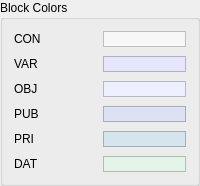
          <widget class="QGroupBox" name="groupBox_Block">
           <property name="title">
            <string>Block Colors</string>
           </property>
           <layout class="QGridLayout" name="gridLayout_2">
            <property name="verticalSpacing">
             <number>9</number>
            </property>
            <item row="0" column="0">
             <widget class="QLabel" name="Block_CON">
              <property name="sizePolicy">
               <sizepolicy hsizetype="Preferred" vsizetype="Preferred">
                <horstretch>0</horstretch>
                <verstretch>0</verstretch>
               </sizepolicy>
              </property>
              <property name="text">
               <string>CON</string>
              </property>
             </widget>
            </item>
            <item row="0" column="1">
             <widget class="ColorChooser" name="color_Block_CON">
              <property name="sizePolicy">
               <sizepolicy hsizetype="Preferred" vsizetype="Preferred">
                <horstretch>0</horstretch>
                <verstretch>0</verstretch>
               </sizepolicy>
              </property>
              <property name="palette">
               <palette>
                <active>
                 <colorrole role="Base">
                  <brush brushstyle="SolidPattern">
                   <color alpha="255">
                    <red>252</red>
                    <green>252</green>
                    <blue>252</blue>
                   </color>
                  </brush>
                 </colorrole>
                 <colorrole role="Window">
                  <brush brushstyle="SolidPattern">
                   <color alpha="255">
                    <red>247</red>
                    <green>247</green>
                    <blue>247</blue>
                   </color>
                  </brush>
                 </colorrole>
                </active>
                <inactive>
                 <colorrole role="Base">
                  <brush brushstyle="SolidPattern">
                   <color alpha="255">
                    <red>252</red>
                    <green>252</green>
                    <blue>252</blue>
                   </color>
                  </brush>
                 </colorrole>
                 <colorrole role="Window">
                  <brush brushstyle="SolidPattern">
                   <color alpha="255">
                    <red>247</red>
                    <green>247</green>
                    <blue>247</blue>
                   </color>
                  </brush>
                 </colorrole>
                </inactive>
                <disabled>
                 <colorrole role="Base">
                  <brush brushstyle="SolidPattern">
                   <color alpha="255">
                    <red>247</red>
                    <green>247</green>
                    <blue>247</blue>
                   </color>
                  </brush>
                 </colorrole>
                 <colorrole role="Window">
                  <brush brushstyle="SolidPattern">
                   <color alpha="255">
                    <red>247</red>
                    <green>247</green>
                    <blue>247</blue>
                   </color>
                  </brush>
                 </colorrole>
                </disabled>
               </palette>
              </property>
              <property name="autoFillBackground">
               <bool>true</bool>
              </property>
              <property name="frameShape">
               <enum>QFrame::StyledPanel</enum>
              </property>
              <property name="frameShadow">
               <enum>QFrame::Sunken</enum>
              </property>
              <property name="margin">
               <number>0</number>
              </property>
             </widget>
            </item>
            <item row="1" column="0">
             <widget class="QLabel" name="Block_VAR">
              <property name="sizePolicy">
               <sizepolicy hsizetype="Preferred" vsizetype="Preferred">
                <horstretch>0</horstretch>
                <verstretch>0</verstretch>
               </sizepolicy>
              </property>
              <property name="text">
               <string>VAR</string>
              </property>
             </widget>
            </item>
            <item row="1" column="1">
             <widget class="ColorChooser" name="color_Block_VAR">
              <property name="sizePolicy">
               <sizepolicy hsizetype="Preferred" vsizetype="Preferred">
                <horstretch>0</horstretch>
                <verstretch>0</verstretch>
               </sizepolicy>
              </property>
              <property name="palette">
               <palette>
                <active>
                 <colorrole role="Base">
                  <brush brushstyle="SolidPattern">
                   <color alpha="255">
                    <red>252</red>
                    <green>252</green>
                    <blue>252</blue>
                   </color>
                  </brush>
                 </colorrole>
                 <colorrole role="Window">
                  <brush brushstyle="SolidPattern">
                   <color alpha="255">
                    <red>229</red>
                    <green>230</green>
                    <blue>252</blue>
                   </color>
                  </brush>
                 </colorrole>
                </active>
                <inactive>
                 <colorrole role="Base">
                  <brush brushstyle="SolidPattern">
                   <color alpha="255">
                    <red>252</red>
                    <green>252</green>
                    <blue>252</blue>
                   </color>
                  </brush>
                 </colorrole>
                 <colorrole role="Window">
                  <brush brushstyle="SolidPattern">
                   <color alpha="255">
                    <red>229</red>
                    <green>230</green>
                    <blue>252</blue>
                   </color>
                  </brush>
                 </colorrole>
                </inactive>
                <disabled>
                 <colorrole role="Base">
                  <brush brushstyle="SolidPattern">
                   <color alpha="255">
                    <red>229</red>
                    <green>230</green>
                    <blue>252</blue>
                   </color>
                  </brush>
                 </colorrole>
                 <colorrole role="Window">
                  <brush brushstyle="SolidPattern">
                   <color alpha="255">
                    <red>229</red>
                    <green>230</green>
                    <blue>252</blue>
                   </color>
                  </brush>
                 </colorrole>
                </disabled>
               </palette>
              </property>
              <property name="autoFillBackground">
               <bool>true</bool>
              </property>
              <property name="frameShape">
               <enum>QFrame::StyledPanel</enum>
              </property>
              <property name="frameShadow">
               <enum>QFrame::Sunken</enum>
              </property>
              <property name="margin">
               <number>0</number>
              </property>
             </widget>
            </item>
            <item row="2" column="0">
             <widget class="QLabel" name="Block_OBJ">
              <property name="sizePolicy">
               <sizepolicy hsizetype="Preferred" vsizetype="Preferred">
                <horstretch>0</horstretch>
                <verstretch>0</verstretch>
               </sizepolicy>
              </property>
              <property name="text">
               <string>OBJ</string>
              </property>
             </widget>
            </item>
            <item row="2" column="1">
             <widget class="ColorChooser" name="color_Block_OBJ">
              <property name="sizePolicy">
               <sizepolicy hsizetype="Preferred" vsizetype="Preferred">
                <horstretch>0</horstretch>
                <verstretch>0</verstretch>
               </sizepolicy>
              </property>
              <property name="palette">
               <palette>
                <active>
                 <colorrole role="Base">
                  <brush brushstyle="SolidPattern">
                   <color alpha="255">
                    <red>252</red>
                    <green>252</green>
                    <blue>252</blue>
                   </color>
                  </brush>
                 </colorrole>
                 <colorrole role="Window">
                  <brush brushstyle="SolidPattern">
                   <color alpha="255">
                    <red>236</red>
                    <green>239</green>
                    <blue>254</blue>
                   </color>
                  </brush>
                 </colorrole>
                </active>
                <inactive>
                 <colorrole role="Base">
                  <brush brushstyle="SolidPattern">
                   <color alpha="255">
                    <red>252</red>
                    <green>252</green>
                    <blue>252</blue>
                   </color>
                  </brush>
                 </colorrole>
                 <colorrole role="Window">
                  <brush brushstyle="SolidPattern">
                   <color alpha="255">
                    <red>236</red>
                    <green>239</green>
                    <blue>254</blue>
                   </color>
                  </brush>
                 </colorrole>
                </inactive>
                <disabled>
                 <colorrole role="Base">
                  <brush brushstyle="SolidPattern">
                   <color alpha="255">
                    <red>236</red>
                    <green>239</green>
                    <blue>254</blue>
                   </color>
                  </brush>
                 </colorrole>
                 <colorrole role="Window">
                  <brush brushstyle="SolidPattern">
                   <color alpha="255">
                    <red>236</red>
                    <green>239</green>
                    <blue>254</blue>
                   </color>
                  </brush>
                 </colorrole>
                </disabled>
               </palette>
              </property>
              <property name="autoFillBackground">
               <bool>true</bool>
              </property>
              <property name="frameShape">
               <enum>QFrame::StyledPanel</enum>
              </property>
              <property name="frameShadow">
               <enum>QFrame::Sunken</enum>
              </property>
              <property name="margin">
               <number>0</number>
              </property>
             </widget>
            </item>
            <item row="3" column="0">
             <widget class="QLabel" name="Block_PUB">
              <property name="sizePolicy">
               <sizepolicy hsizetype="Preferred" vsizetype="Preferred">
                <horstretch>0</horstretch>
                <verstretch>0</verstretch>
               </sizepolicy>
              </property>
              <property name="text">
               <string>PUB</string>
              </property>
             </widget>
            </item>
            <item row="3" column="1">
             <widget class="ColorChooser" name="color_Block_PUB">
              <property name="sizePolicy">
               <sizepolicy hsizetype="Preferred" vsizetype="Preferred">
                <horstretch>0</horstretch>
                <verstretch>0</verstretch>
               </sizepolicy>
              </property>
              <property name="palette">
               <palette>
                <active>
                 <colorrole role="Base">
                  <brush brushstyle="SolidPattern">
                   <color alpha="255">
                    <red>252</red>
                    <green>252</green>
                    <blue>252</blue>
                   </color>
                  </brush>
                 </colorrole>
                 <colorrole role="Window">
                  <brush brushstyle="SolidPattern">
                   <color alpha="255">
                    <red>220</red>
                    <green>226</green>
                    <blue>242</blue>
                   </color>
                  </brush>
                 </colorrole>
                </active>
                <inactive>
                 <colorrole role="Base">
                  <brush brushstyle="SolidPattern">
                   <color alpha="255">
                    <red>252</red>
                    <green>252</green>
                    <blue>252</blue>
                   </color>
                  </brush>
                 </colorrole>
                 <colorrole role="Window">
                  <brush brushstyle="SolidPattern">
                   <color alpha="255">
                    <red>220</red>
                    <green>226</green>
                    <blue>242</blue>
                   </color>
                  </brush>
                 </colorrole>
                </inactive>
                <disabled>
                 <colorrole role="Base">
                  <brush brushstyle="SolidPattern">
                   <color alpha="255">
                    <red>220</red>
                    <green>226</green>
                    <blue>242</blue>
                   </color>
                  </brush>
                 </colorrole>
                 <colorrole role="Window">
                  <brush brushstyle="SolidPattern">
                   <color alpha="255">
                    <red>220</red>
                    <green>226</green>
                    <blue>242</blue>
                   </color>
                  </brush>
                 </colorrole>
                </disabled>
               </palette>
              </property>
              <property name="autoFillBackground">
               <bool>true</bool>
              </property>
              <property name="frameShape">
               <enum>QFrame::StyledPanel</enum>
              </property>
              <property name="frameShadow">
               <enum>QFrame::Sunken</enum>
              </property>
              <property name="margin">
               <number>0</number>
              </property>
             </widget>
            </item>
            <item row="4" column="0">
             <widget class="QLabel" name="Block_PRI">
              <property name="sizePolicy">
               <sizepolicy hsizetype="Preferred" vsizetype="Preferred">
                <horstretch>0</horstretch>
                <verstretch>0</verstretch>
               </sizepolicy>
              </property>
              <property name="text">
               <string>PRI</string>
              </property>
             </widget>
            </item>
            <item row="4" column="1">
             <widget class="ColorChooser" name="color_Block_PRI">
              <property name="sizePolicy">
               <sizepolicy hsizetype="Preferred" vsizetype="Preferred">
                <horstretch>0</horstretch>
                <verstretch>0</verstretch>
               </sizepolicy>
              </property>
              <property name="palette">
               <palette>
                <active>
                 <colorrole role="Base">
                  <brush brushstyle="SolidPattern">
                   <color alpha="255">
                    <red>252</red>
                    <green>252</green>
                    <blue>252</blue>
                   </color>
                  </brush>
                 </colorrole>
                 <colorrole role="Window">
                  <brush brushstyle="SolidPattern">
                   <color alpha="255">
                    <red>213</red>
                    <green>228</green>
                    <blue>237</blue>
                   </color>
                  </brush>
                 </colorrole>
                </active>
                <inactive>
                 <colorrole role="Base">
                  <brush brushstyle="SolidPattern">
                   <color alpha="255">
                    <red>252</red>
                    <green>252</green>
                    <blue>252</blue>
                   </color>
                  </brush>
                 </colorrole>
                 <colorrole role="Window">
                  <brush brushstyle="SolidPattern">
                   <color alpha="255">
                    <red>213</red>
                    <green>228</green>
                    <blue>237</blue>
                   </color>
                  </brush>
                 </colorrole>
                </inactive>
                <disabled>
                 <colorrole role="Base">
                  <brush brushstyle="SolidPattern">
                   <color alpha="255">
                    <red>213</red>
                    <green>228</green>
                    <blue>237</blue>
                   </color>
                  </brush>
                 </colorrole>
                 <colorrole role="Window">
                  <brush brushstyle="SolidPattern">
                   <color alpha="255">
                    <red>213</red>
                    <green>228</green>
                    <blue>237</blue>
                   </color>
                  </brush>
                 </colorrole>
                </disabled>
               </palette>
              </property>
              <property name="autoFillBackground">
               <bool>true</bool>
              </property>
              <property name="frameShape">
               <enum>QFrame::StyledPanel</enum>
              </property>
              <property name="frameShadow">
               <enum>QFrame::Sunken</enum>
              </property>
              <property name="margin">
               <number>0</number>
              </property>
             </widget>
            </item>
            <item row="5" column="0">
             <widget class="QLabel" name="Block_DAT">
              <property name="sizePolicy">
               <sizepolicy hsizetype="Preferred" vsizetype="Preferred">
                <horstretch>0</horstretch>
                <verstretch>0</verstretch>
               </sizepolicy>
              </property>
              <property name="text">
               <string>DAT</string>
              </property>
             </widget>
            </item>
            <item row="5" column="1">
             <widget class="ColorChooser" name="color_Block_DAT">
              <property name="sizePolicy">
               <sizepolicy hsizetype="Preferred" vsizetype="Preferred">
                <horstretch>0</horstretch>
                <verstretch>0</verstretch>
               </sizepolicy>
              </property>
              <property name="palette">
               <palette>
                <active>
                 <colorrole role="Base">
                  <brush brushstyle="SolidPattern">
                   <color alpha="255">
                    <red>252</red>
                    <green>252</green>
                    <blue>252</blue>
                   </color>
                  </brush>
                 </colorrole>
                 <colorrole role="Window">
                  <brush brushstyle="SolidPattern">
                   <color alpha="255">
                    <red>229</red>
                    <green>244</green>
                    <blue>232</blue>
                   </color>
                  </brush>
                 </colorrole>
                </active>
                <inactive>
                 <colorrole role="Base">
                  <brush brushstyle="SolidPattern">
                   <color alpha="255">
                    <red>252</red>
                    <green>252</green>
                    <blue>252</blue>
                   </color>
                  </brush>
                 </colorrole>
                 <colorrole role="Window">
                  <brush brushstyle="SolidPattern">
                   <color alpha="255">
                    <red>229</red>
                    <green>244</green>
                    <blue>232</blue>
                   </color>
                  </brush>
                 </colorrole>
                </inactive>
                <disabled>
                 <colorrole role="Base">
                  <brush brushstyle="SolidPattern">
                   <color alpha="255">
                    <red>229</red>
                    <green>244</green>
                    <blue>232</blue>
                   </color>
                  </brush>
                 </colorrole>
                 <colorrole role="Window">
                  <brush brushstyle="SolidPattern">
                   <color alpha="255">
                    <red>229</red>
                    <green>244</green>
                    <blue>232</blue>
                   </color>
                  </brush>
                 </colorrole>
                </disabled>
               </palette>
              </property>
              <property name="autoFillBackground">
               <bool>true</bool>
              </property>
              <property name="frameShape">
               <enum>QFrame::StyledPanel</enum>
              </property>
              <property name="frameShadow">
               <enum>QFrame::Sunken</enum>
              </property>
              <property name="margin">
               <number>0</number>
              </property>
             </widget>
            </item>
           </layout>
           <zorder>color_Block_VAR</zorder>
           <zorder>Block_VAR</zorder>
           <zorder>Block_DAT</zorder>
           <zorder>Block_PRI</zorder>
           <zorder>color_Block_PRI</zorder>
           <zorder>color_Block_CON</zorder>
           <zorder>color_Block_DAT</zorder>
           <zorder>Block_PUB</zorder>
           <zorder>color_Block_OBJ</zorder>
           <zorder>color_Block_PUB</zorder>
           <zorder>Block_CON</zorder>
           <zorder>Block_OBJ</zorder>
          </widget>
